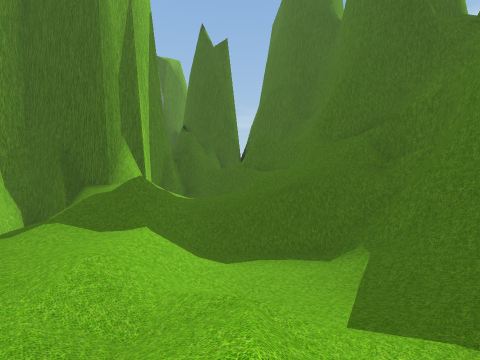
View 1 (above)

19 first-person views from a walk through a 3-D level made in the Unity game engine. The camera is 1.5 m above the floor, tilts 2° down and sees 90° across. The floor is counted in squares, 2 m on a side. Each view is taken from the middle of a square. On the plan, view 1 faces up. The plan holds only what a view shows up to about 9 squares ahead; the rest is blank. The place goes on beyond the plan. Some surface patterns are stand-ins.

View 2
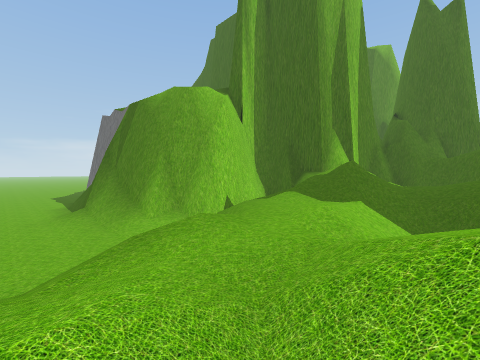

View 3
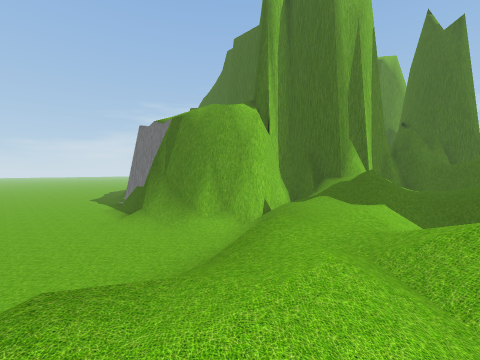

View 4
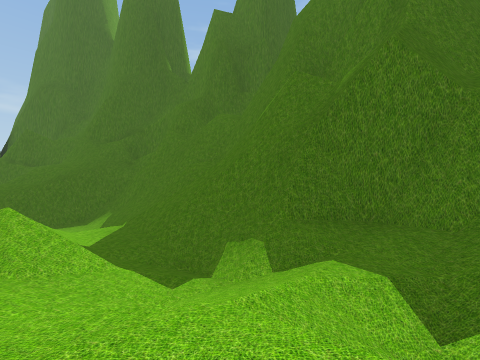

View 5
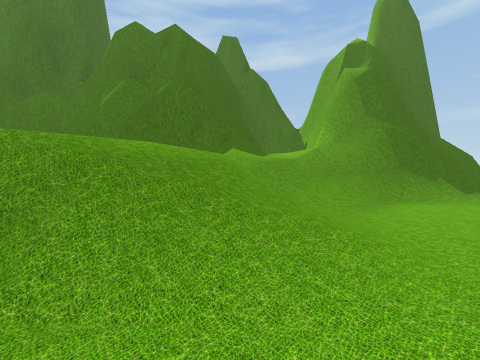

View 6
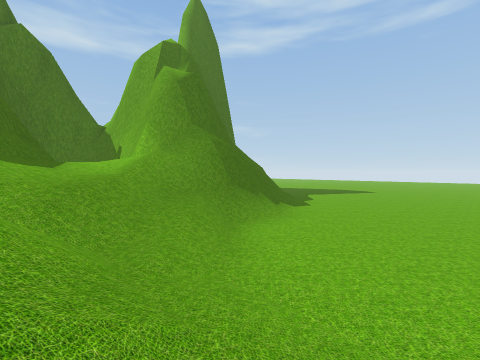

View 7
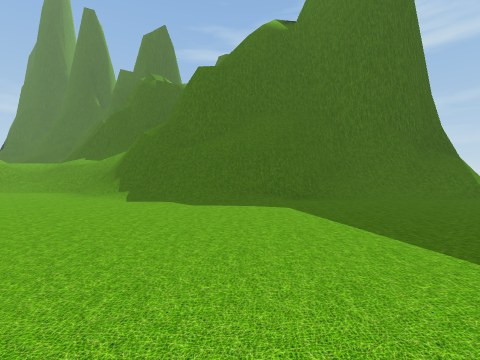

View 8
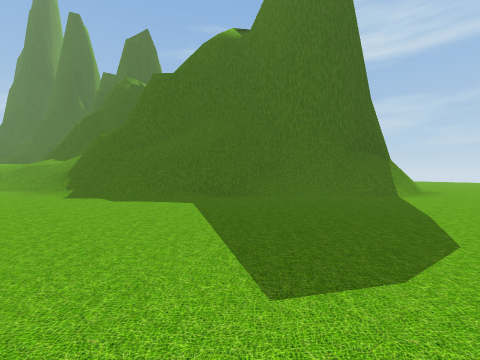

View 9
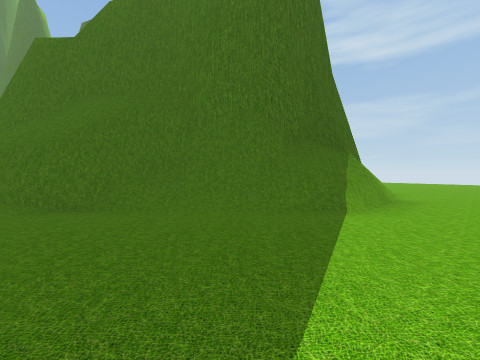

View 10
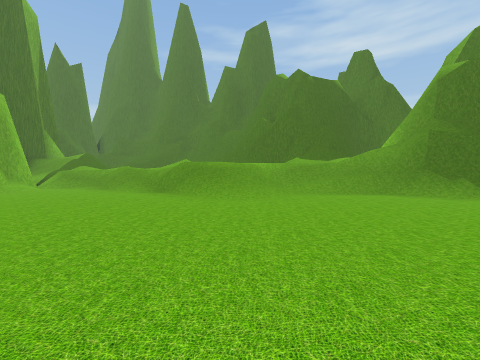

View 11
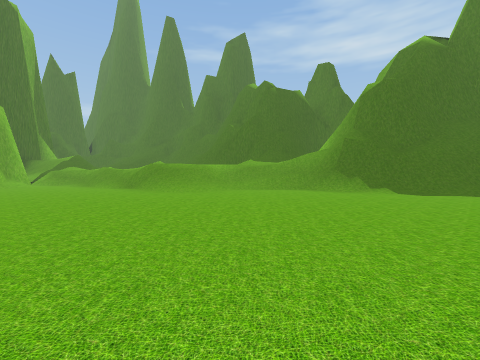

View 12
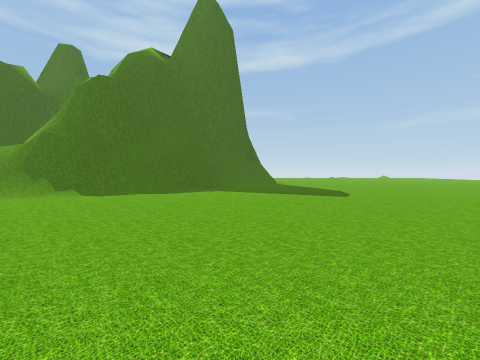

View 13
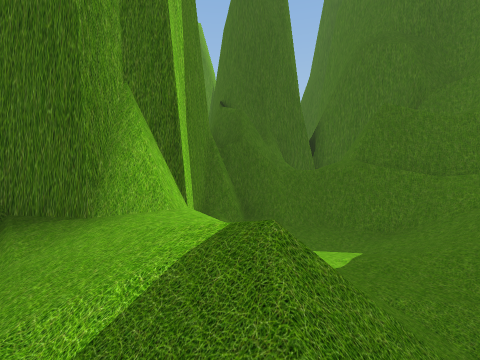

View 14
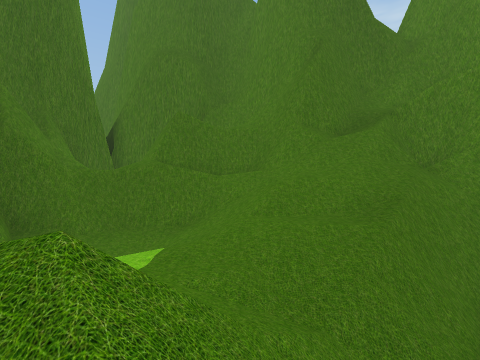

View 15
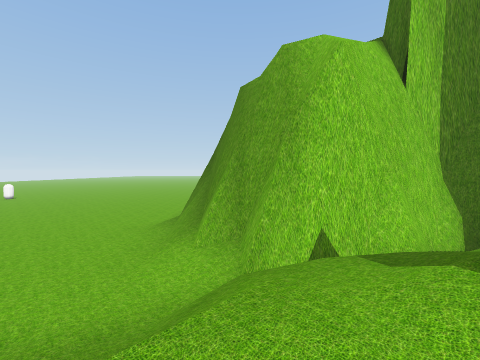

View 16
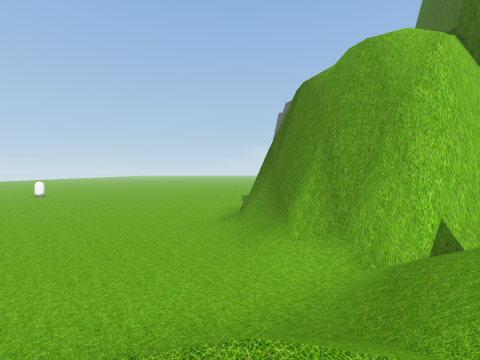

View 17
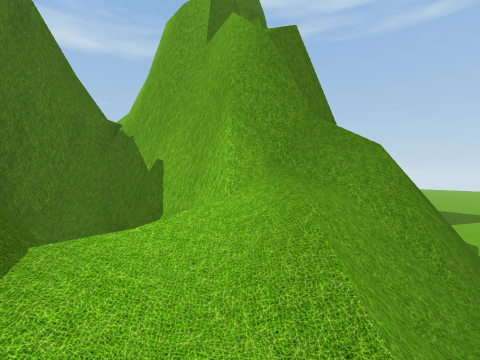

View 18
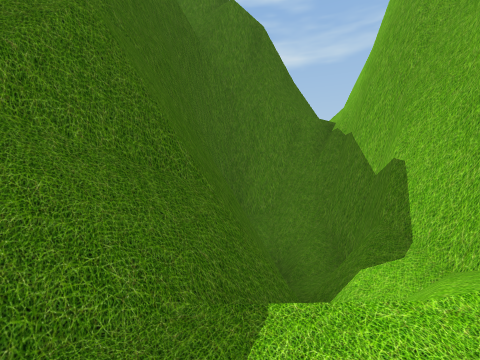

View 19
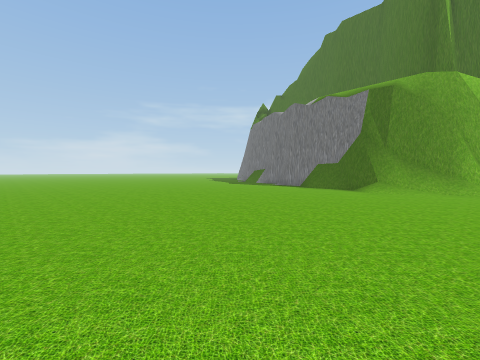

### Floor plan
Key: @ floor where view 1 was taken; # wall or solid block; x gap in a wall; . main floor; : floor 2 m higher than the main floor; / step, stairs or slope; = window, fence, low wall or low ledge; v drop or lower ground.
Columns run from 11 left of view 1 to 16 right of it. Each row starts with its distance up from view 1.
 12        #####
 11        #///####
 10        # ////###
  9      ###//////=#
  8     ##=////////#
  7     # //////vv##
  6     ##///=/=####
  5      #//////./##
  4      #////////###
  3    ###////////==#
  2  ####/////////=##
  1  ##//..////////##
  0 .......////@//=#
 -1 ........//////##
 -2 ........//////###
 -3 ......../=::///##
 -4 ........////////#
 -5 ........////////###
 -6 .........////////#####
 -7 ............//=//vvvv#
 -8 ............////######
 -9 ............./#x##
-10     ........./#v#
-11     ........./#v#
-12     ........../##
-13     ........../###
-14     .........../##
-15         ......../####
-16        .........../##
-17       ............./####
-18        .............///#
-19         ............./##...
-20          ...................
-21           ..................

Where each view was taken, in squares from view 1:
view 1: 0 up, 0 right, facing up
view 2: 1 down, 0 right, facing up-left
view 3: 3 down, 0 right, facing up-left
view 4: 4 down, 0 right, facing up-right
view 5: 5 down, 4 left, facing right
view 6: 5 down, 2 left, facing down-right
view 7: 19 down, 0 right, facing up-right
view 8: 21 down, 1 right, facing up-right
view 9: 21 down, 5 right, facing up-right
view 10: 11 down, 7 left, facing up-right
view 11: 14 down, 7 left, facing up-right
view 12: 17 down, 5 left, facing right
view 13: 6 up, 3 left, facing up
view 14: 6 up, 3 left, facing up-right
view 15: 3 up, 2 left, facing left
view 16: 1 up, 2 left, facing left
view 17: 6 down, 3 right, facing down-right
view 18: 6 down, 4 right, facing right
view 19: 9 down, 7 left, facing up-left
